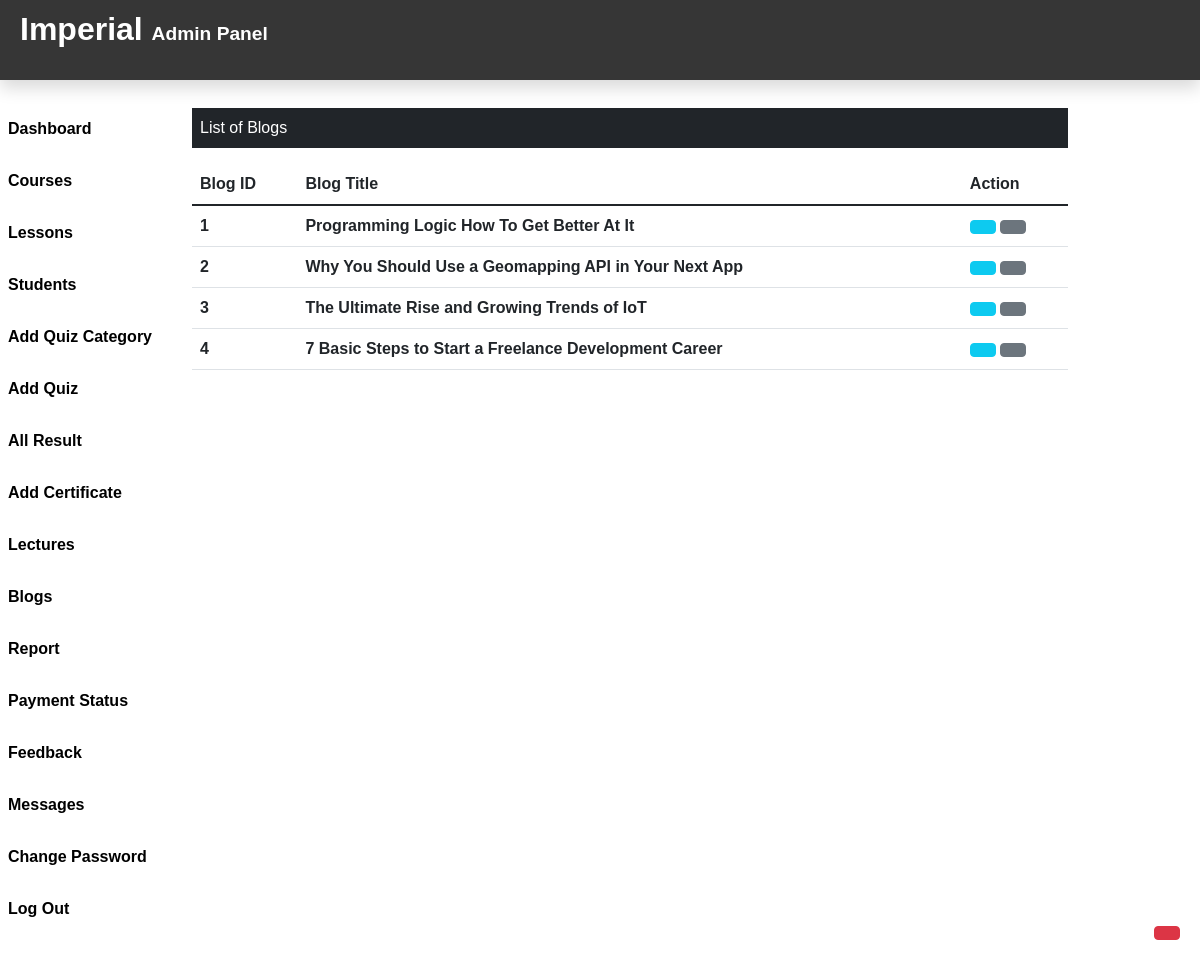
The page /Admin/Blog.php (signed in) on the database its author committed.
### tables this page shows
CREATE TABLE `blog` (
  `b_id` int(11) NOT NULL,
  `b_title` text NOT NULL,
  `b_dec` text NOT NULL,
  `b_dec1` text NOT NULL,
  `b_dec2` text NOT NULL,
  `b_dec3` text NOT NULL,
  `b_img` text NOT NULL
);

### Admin/Blog.php (the view, shortened to what this page needs)
<?php
include_once("Header.php");
include_once("../DB_Files/db.php");
?>
<div class="col-sm-9 mt-5">
    <p class="bg-dark text-white p-2">List of Blogs</p>
    <?php
    $sql = "SELECT * FROM Blog";
    $result = $conn->query($sql);
    if ($result->num_rows > 0) {
    ?>
    <table class="table">
        <thead>
            <tr>
                <th class="text-dark fw-bolder" scope="col">Blog ID</th>
                <th class="text-dark fw-bolder" scope="col">Blog Title</th>
                <th class="text-dark fw-bolder" scope="col">Action</th>
            </tr>
        </thead>
        <tbody>
        <?php  while($row=$result->fetch_assoc()){
            echo '<tr>';
                echo '<th class="text-dark fw-bolder" scope="row">'.$row['b_id'].'</th>';
                echo '<td class="text-dark fw-bolder">'.$row['b_title'].'</td>';
                echo '<td>';
                echo '
                <form action="editBlog.php" method="POST" class="d-inline">
                <input type="hidden" name="id" value='.$row["b_id"].'>
                <button type="submit" class="btn btn-info mr-3" name="view" value="View"><i class="uil uil-pen"></i></button>
                </form>
                <form action="" method="POST" class="d-inline">
                <input type="hidden" name="id" value='.$row["b_id"].'>
                    <button type="submit" class="btn btn-secondary" name="delete" value="Delete">
                        <i class="uil uil-trash-alt"></i>
                    </button>
                    </form>
                </td>
            </tr>';
            } ?>
        </tbody>
    </table>
    <?php }else{ echo "<p class='text-dark p-2 fw-bolder'>Blog Not Found. </p>";}
    ?>
</div>
</div>
<div>
    <a href="addBlog.php" class="btn btn-danger box">
    </a>
</div>
</div>

### Admin/CSS/Header.css (style rules this page uses)
body { font-family: Arial, Helvetica, sans-serif; background: #ffffff; color: rgb(0, 0, 0); }
.box { position: fixed; bottom: 10px; right: 20px; margin-bottom: 30px; }
table, th, td { color: rgb(255, 255, 255); }

### rows shown on the page
blog: b_id "1", b_title "Programming Logic How To Get Better At It"
blog: b_id "2", b_title "Why You Should Use a Geomapping API in Your Next App"
blog: b_id "3", b_title "The Ultimate Rise and Growing Trends of IoT"
blog: b_id "4", b_title "7 Basic Steps to Start a Freelance Development Career"
